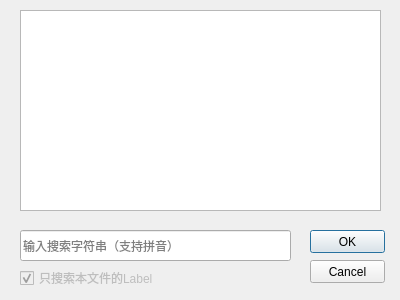
<?xml version="1.0" encoding="UTF-8"?>
<ui version="4.0">
 <class>OpenLabelDialog</class>
 <widget class="QDialog" name="OpenLabelDialog">
  <property name="geometry">
   <rect>
    <x>0</x>
    <y>0</y>
    <width>400</width>
    <height>300</height>
   </rect>
  </property>
  <property name="windowTitle">
   <string>转到标签</string>
  </property>
  <widget class="QPushButton" name="okButton">
   <property name="geometry">
    <rect>
     <x>310</x>
     <y>230</y>
     <width>75</width>
     <height>23</height>
    </rect>
   </property>
   <property name="text">
    <string>OK</string>
   </property>
  </widget>
  <widget class="QPushButton" name="cancelButton">
   <property name="geometry">
    <rect>
     <x>310</x>
     <y>260</y>
     <width>75</width>
     <height>23</height>
    </rect>
   </property>
   <property name="text">
    <string>Cancel</string>
   </property>
  </widget>
  <widget class="QLineEdit" name="lineEdit">
   <property name="geometry">
    <rect>
     <x>20</x>
     <y>230</y>
     <width>271</width>
     <height>31</height>
    </rect>
   </property>
   <property name="placeholderText">
    <string>输入搜索字符串（支持拼音）</string>
   </property>
  </widget>
  <widget class="QTableWidget" name="tableWidget">
   <property name="geometry">
    <rect>
     <x>20</x>
     <y>10</y>
     <width>361</width>
     <height>201</height>
    </rect>
   </property>
   <property name="verticalScrollBarPolicy">
    <enum>Qt::ScrollBarAsNeeded</enum>
   </property>
   <property name="horizontalScrollBarPolicy">
    <enum>Qt::ScrollBarAlwaysOff</enum>
   </property>
   <property name="editTriggers">
    <set>QAbstractItemView::NoEditTriggers</set>
   </property>
   <property name="selectionMode">
    <enum>QAbstractItemView::SingleSelection</enum>
   </property>
   <property name="selectionBehavior">
    <enum>QAbstractItemView::SelectRows</enum>
   </property>
   <attribute name="horizontalHeaderHighlightSections">
    <bool>false</bool>
   </attribute>
   <attribute name="horizontalHeaderStretchLastSection">
    <bool>true</bool>
   </attribute>
   <attribute name="verticalHeaderVisible">
    <bool>false</bool>
   </attribute>
   <attribute name="verticalHeaderDefaultSectionSize">
    <number>20</number>
   </attribute>
   <attribute name="verticalHeaderHighlightSections">
    <bool>false</bool>
   </attribute>
   <attribute name="verticalHeaderMinimumSectionSize">
    <number>20</number>
   </attribute>
  </widget>
  <widget class="QCheckBox" name="checkBox">
   <property name="enabled">
    <bool>false</bool>
   </property>
   <property name="geometry">
    <rect>
     <x>20</x>
     <y>270</y>
     <width>271</width>
     <height>16</height>
    </rect>
   </property>
   <property name="text">
    <string>只搜索本文件的Label</string>
   </property>
   <property name="checked">
    <bool>true</bool>
   </property>
  </widget>
 </widget>
 <tabstops>
  <tabstop>lineEdit</tabstop>
  <tabstop>okButton</tabstop>
  <tabstop>cancelButton</tabstop>
 </tabstops>
 <resources/>
 <connections/>
</ui>
